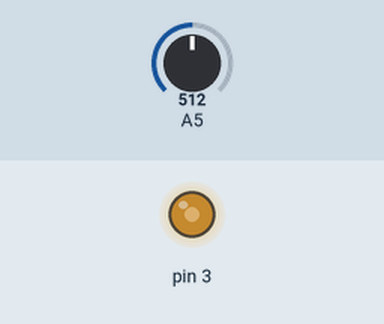
The sketch below on a simulated Arduino Uno, built with avr-gcc and run on an emulated ATmega328P. On the bench: output pins drawn as LEDs (lit = HIGH). The inputs (shaded band) are chosen by the test bench; at power-on: A5 = 512.

Above: at 1.2 s.
1.3 s: A5 set to 716
At 2.2 s:
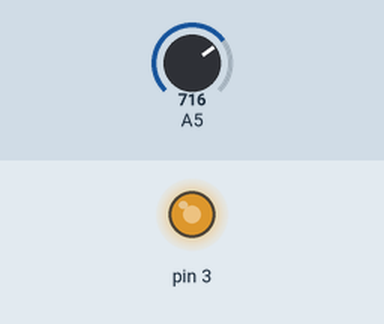
2.8 s: A5 set to 900
At 3.4 s:
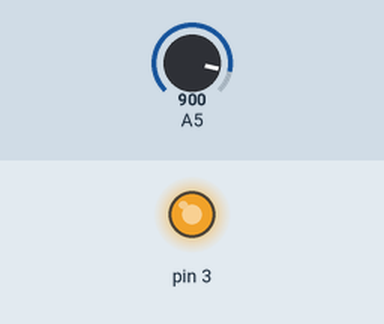
4.3 s: A5 set to 122
At 5.5 s:
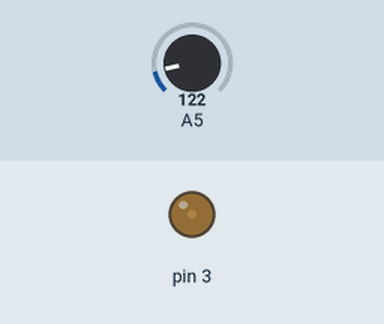
5.8 s: A5 set to 0
At 6.8 s:
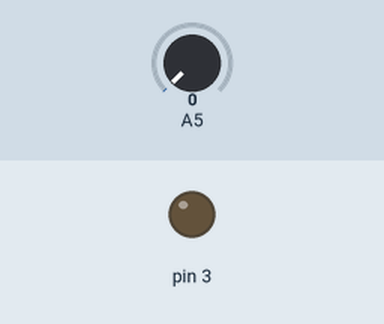
7.3 s: A5 set to 511
At 8.0 s:
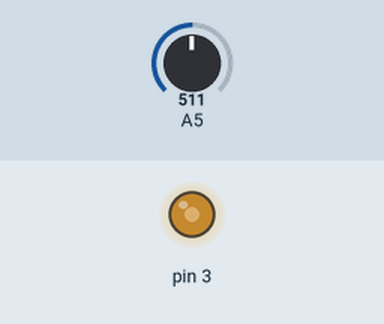
Timing chart, 0 to 9.8 s (numbered marks = the images above; inputs shaded):
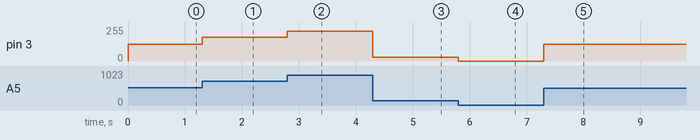

The sketch:

analogInputOutput.ino
```cpp
int outputvalue = 0;
void setup()
{
  pinMode(3, OUTPUT);
  pinMode(A5, INPUT);
}

void loop()
{
  outputvalue = analogRead(A5);
  outputvalue = map(outputvalue,0,1023,0,255);  // maping as input resulution is 0 to 1023 and output resulution is 0 to 255
  analogWrite(3,outputvalue);
}
```

Measured:
- after the input at 1.3 s, pin 3: 127/255 → 178/255 at once
- after the input at 2.8 s, pin 3: 178/255 → 224/255 at once
- after the input at 4.3 s, pin 3: 224/255 → 30/255 at once
- after the input at 5.8 s, pin 3: 30/255 → 0/255 at once
- after the input at 7.3 s, pin 3: 0/255 → 127/255 at once
